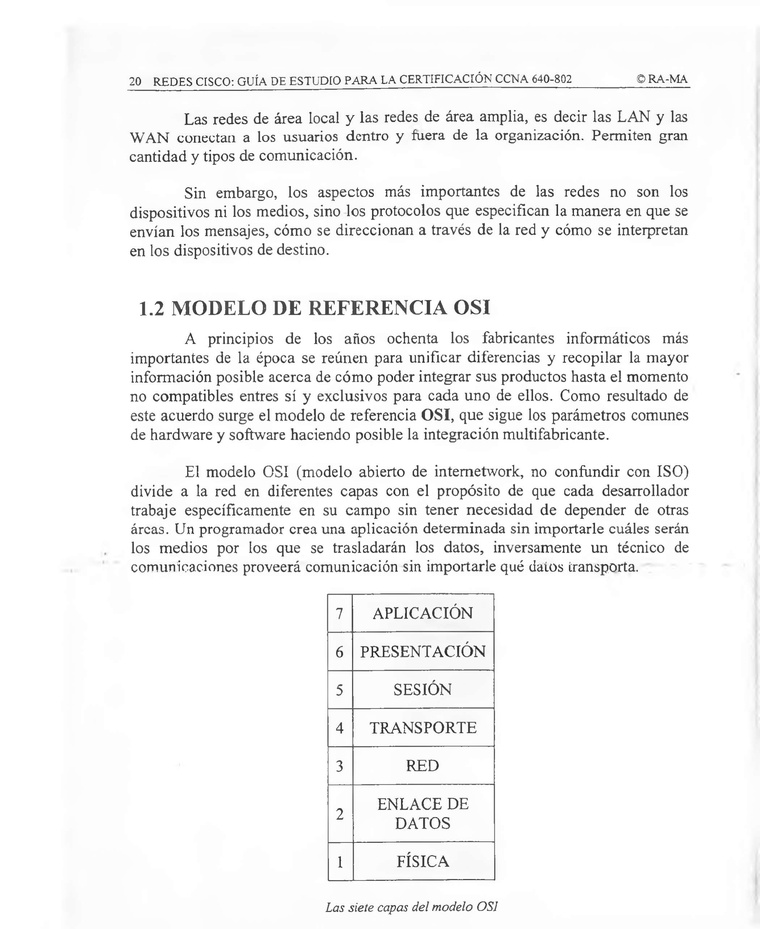
#> input picture Lectura_Prueba.jpg, 760 x 929 px, shrunk from 2100 x 2567 before the run
$ jupyter execute --allow-errors ocr-example.ipynb   (shell and % lines are left out)
#> lines starting #> are read from the running program, lines starting #| are printed output that depends on the picture; after the words box and inside, x2 and y2 are one past the last pixel; in counts of white or black regions, pixels touching at a corner belong together
### Como interactuar con el OCR
Este notebook busca ayudar a comprender a como usar tesseract para la extraccion de texto de una imagen

|Herramienta|URL|
|-----------|---|
|Tesseract|https://github.com/tesseract-ocr/tesseract/releases/tag/5.5.0|
|Python|https://www.python.org/|
|pytesseract 0.3.13| https://pypi.org/project/pytesseract/|
|opencv-python|https://pypi.org/project/opencv-python|
|pillow|https://pypi.org/project/pillow|

> Importante: en el caso de tesseract se debe instalar y conseguir la ruta absoluta para usarlo

#### Primero instalamos las dependencias

#### Importamos las dependecias

[cell 1]
import pytesseract
from PIL import Image
import pytesseract

#### Instanciamos las variables, y hacemos una prueba basica sin preprocesamiento

[cell 2]
pytesseract.pytesseract.tesseract_cmd = r"C:\Users\<USERNAME>\AppData\Local\Programs\Tesseract-OCR\tesseract.exe"

imagen = Image.open("Lectura_Prueba.jpg")
#> imagen is the input picture: PIL image 760x929 RGB; min 10, max 255, mean 243.5

#> (the rest of this cell did not finish here and is left out)

### Agrega preprocesamiento
En esta parte vamos a agregar 3 procesamientos
- Escala de grises
- Reduccion de ruido
- Binarizar

[cell 3]
import cv2
import numpy as np

pytesseract.pytesseract.tesseract_cmd = r"C:\Users\<USERNAME>\AppData\Local\Programs\Tesseract-OCR\tesseract.exe"

def preprocess_imagen(path):
#> called with path = 'Lectura_Prueba.jpg'
    imagen = cv2.imread(path)
    gray = cv2.cvtColor(imagen, cv2.COLOR_BGR2GRAY)
    blur = cv2.GaussianBlur(gray, (5,5), 0)
    thresh = cv2.threshold(blur, 150, 255, cv2.THRESH_BINARY)[1]
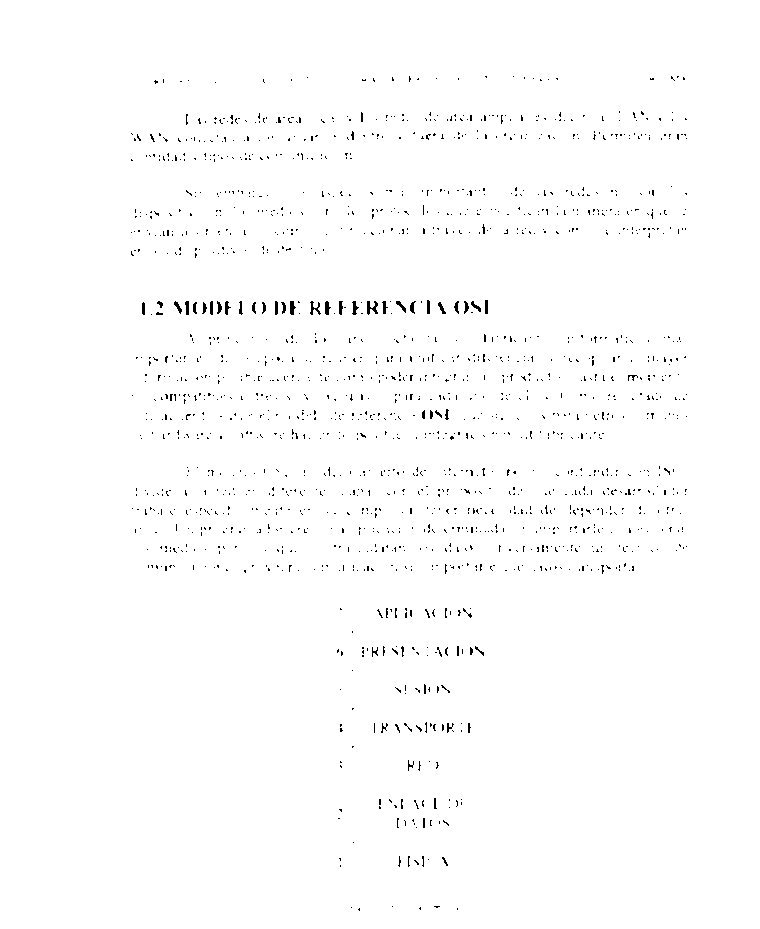
#> thresh: shape (929, 760); 99% white; black in thin lines or dots, all inside (x1, y1, x2, y2) = (131, 76, 687, 911)

    return thresh

def extract_text(path):
    processed = preprocess_imagen(path)
    text = pytesseract.image_to_string(processed, lang="spa")

    return text

#> (the rest of this cell did not finish here and is left out)

#### Agrega un debug para corregir el resultado
En la ultima linea del parrafo dice:

*[...]comunicaciones proveerá comunicación sin importarle qué datos **iransporta.***

> La ultima palabra cuando hicimos la extraccion sin aplicar preprocesamiento la entrego correctamente, ahora debemos mejorar esto agregando un debug para encontrar el balanceo justo para las imagenes.

[cell 4]
import cv2
import numpy as np
import matplotlib.pyplot as plt

pytesseract.pytesseract.tesseract_cmd = r"C:\Users\<USERNAME>\AppData\Local\Programs\Tesseract-OCR\tesseract.exe"
# Titulos sobre las imagenes que se muestran con plt
pathImagen = "Lectura_Prueba.jpg"
titles = ["Original", "Grayscale", "Blur", "Threshold"]
#> (the rest of this cell did not finish here and is left out)

#### Funcion final
Ahora que ya sabemos que para esta imagen en especifico su configuracion es simplementa cargar la imagen pasarlo a colores blancos/negro puros, esto nos da el siguiente resultado.

[cell 5]
import cv2
import numpy as np
import matplotlib.pyplot as plt

pytesseract.pytesseract.tesseract_cmd = r"C:\Users\<USERNAME>\AppData\Local\Programs\Tesseract-OCR\tesseract.exe"
plt.figure(figsize=(40,20))
pathImagen = "Lectura_Prueba.jpg"

def preprocess_image(path):
#> called with path = 'Lectura_Prueba.jpg'
    img = cv2.imread(path)
    thresh = cv2.threshold(img, 100, 255, cv2.THRESH_BINARY)[1]
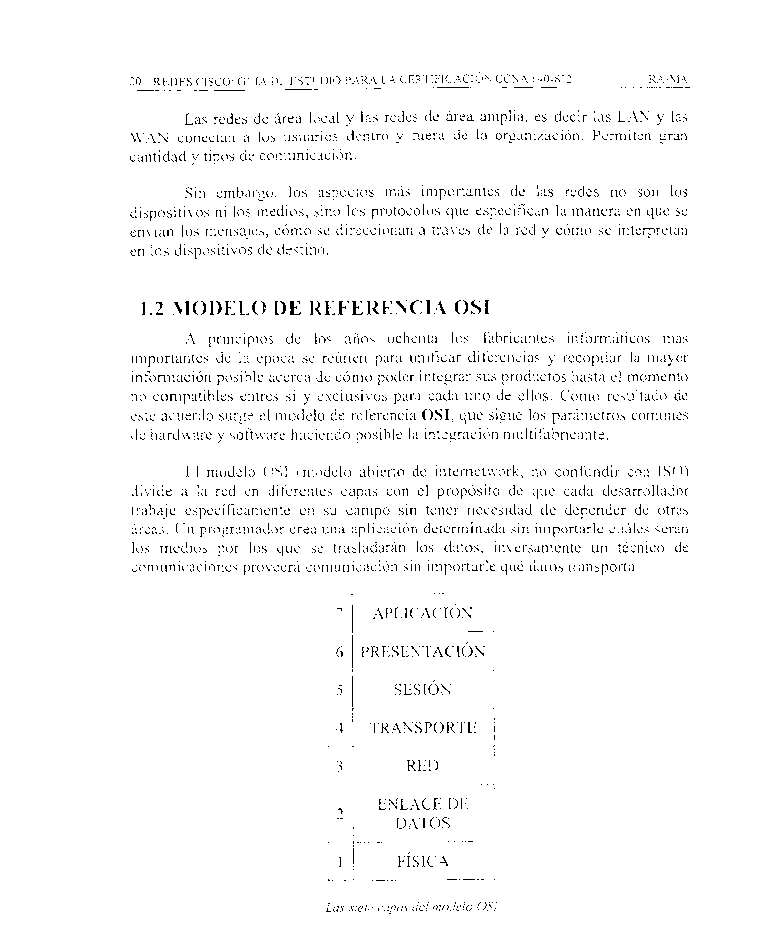
#> thresh: shape (929, 760, 3); 97.5% white; black in thin lines or dots, all inside (x1, y1, x2, y2) = (130, 72, 690, 914)

    return thresh

def extract_text(path):
    img = preprocess_image(path)
    text = pytesseract.image_to_string(img, lang="spa")
    plt.imshow(img, cmap="gray")
    plt.axis("off")
    return text

#> (the rest of this cell did not finish here and is left out)
